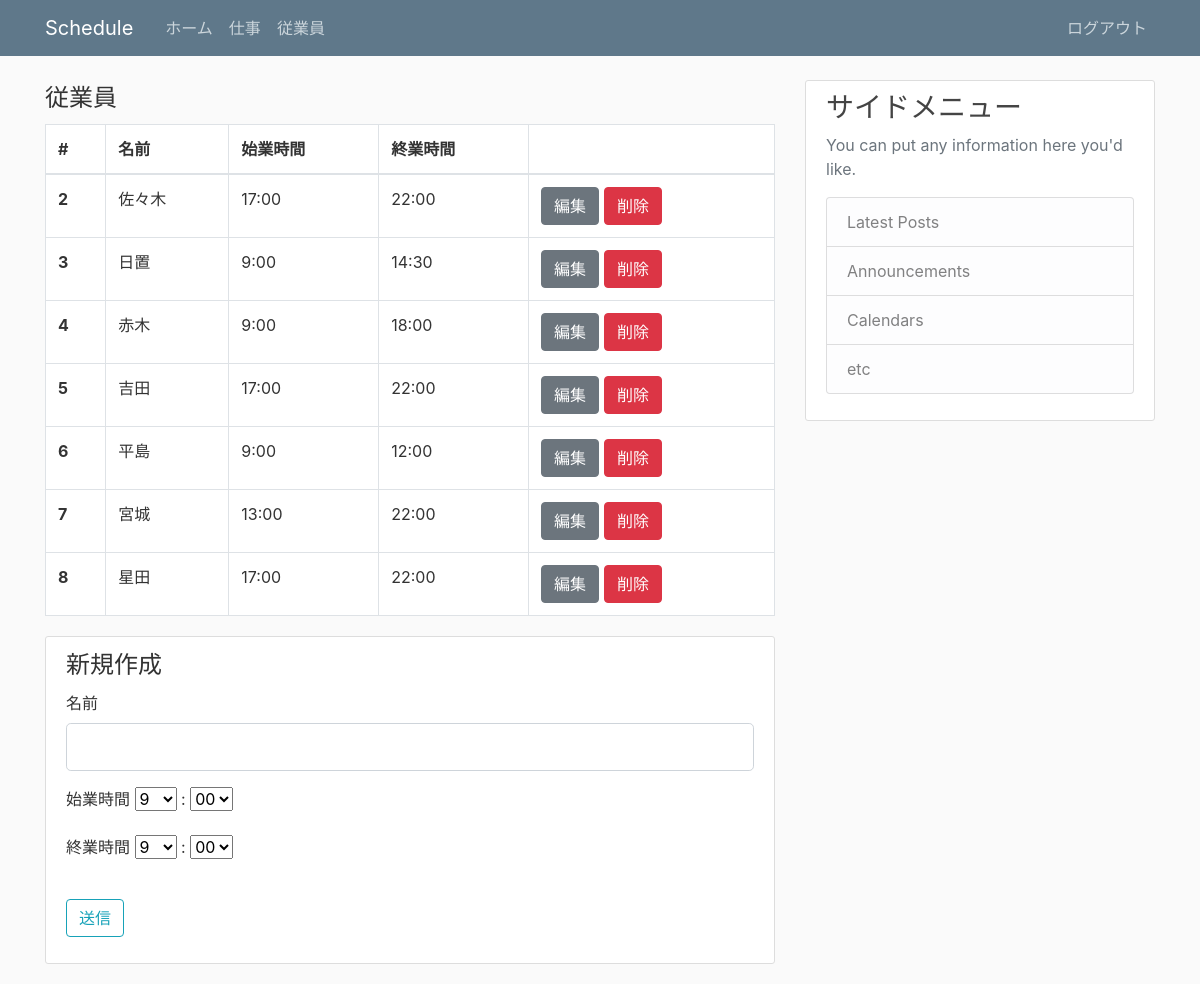
Before: /worker (signed in) with the older database file.
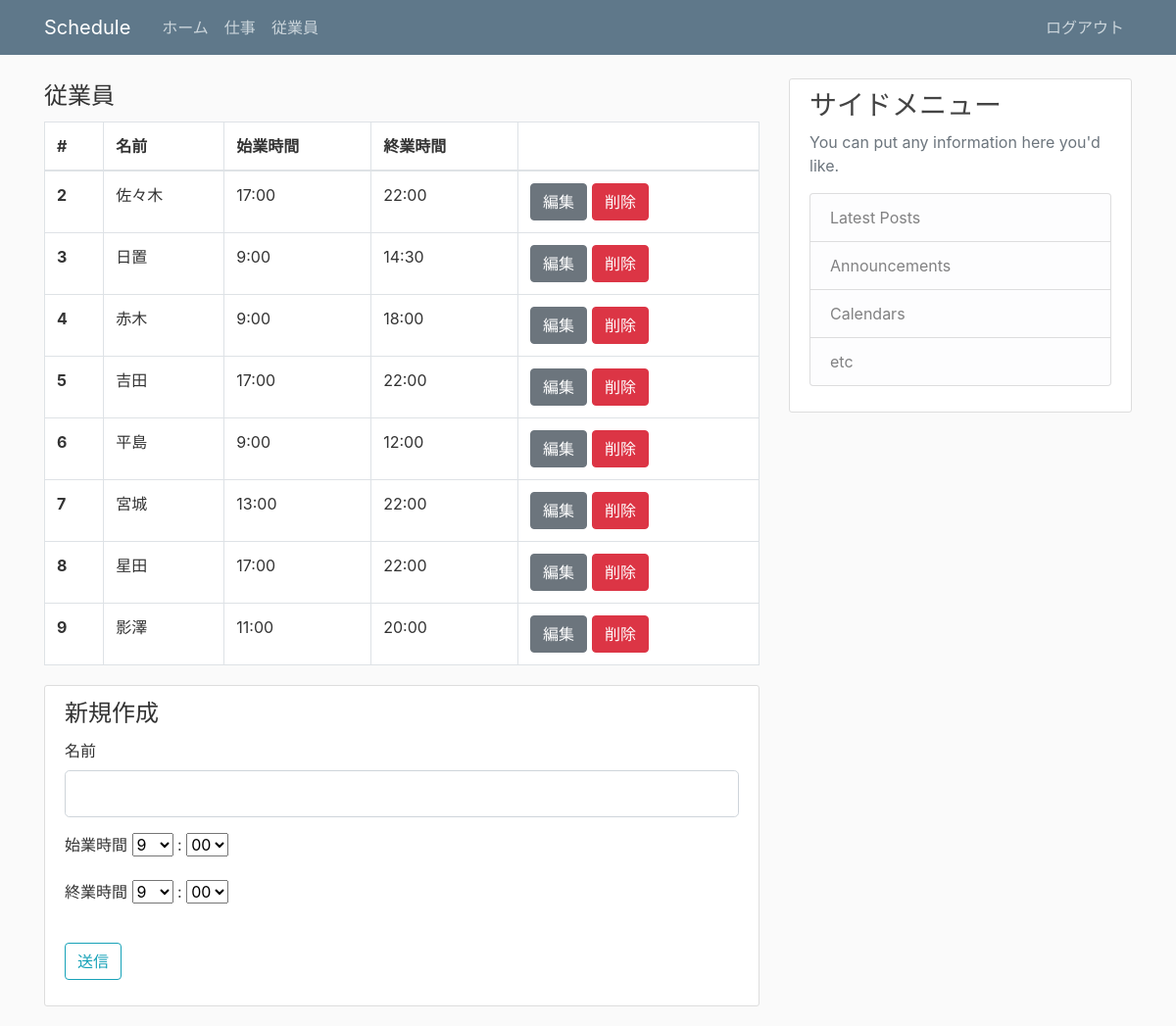
After: the same page with the newer database file.
### flask_schedule/models.py (models this page shows, shortened)
class Worker(db.Model):
  id = db.Column(db.Integer, primary_key=True)
  workername = db.Column(db.String(20), unique=True, nullable=False)
  starttime = db.Column(db.String(10))
  endtime = db.Column(db.String(10))
  workerweight = db.Column(db.String(3))
  freetimeops = []
  freetimeeds = []
  shifts = []
  need_rest = False
  time_median = 0
  differ_store_median = 0

### flask_schedule/views/worker.py (the view, shortened to what this page needs)
@app.route('/worker', methods=['GET', 'POST'])
def worker():
  if not session.get('logged_in'):
    return redirect(url_for('login'))
  workers = Worker.query.all()
  form = WorkerForm()
  hour = hourlist
  minutes = minuteslist
  form.starttime_hour.choices = hourlist
  form.starttime_minutes.choices = minuteslist
  form.endtime_hour.choices = hourlist
  form.endtime_minutes.choices = minuteslist
  if request.method == "GET":
    return render_template('worker/worker.html',form=form,workers=workers)

### flask_schedule/forms.py
class WorkerForm(FlaskForm):
  workername = StringField('名前',validators=[DataRequired(), Length(min=2, max=20)])
  starttime_hour = SelectField('始業時間',validators=[DataRequired()])
  starttime_minutes = SelectField(':',validators=[DataRequired()])
  endtime_hour = SelectField('終業時間',validators=[DataRequired()])
  endtime_minutes = SelectField(':',validators=[DataRequired()])
  submit = SubmitField('送信')

### flask_schedule/templates/worker/worker.html (shortened to what this page needs)
{% extends "layout.html" %}
{% block content %}
  <table class="table table-bordered content-section">
    <legend>従業員</legend>
    <thead>
      <tr>
        <th scope="col">#</th>
        <th scope="col">名前</th>
        <th scope="col">始業時間</th>
        <th scope="col">終業時間</th>
        <th></th>
      </tr>
    </thead>
    <tbody>
      {% for worker in workers %}
      <tr>
        <th scope="row">{{ worker.id }}</th>
        <td>{{ worker.workername }}</td>
        <td>{{ worker.starttime }}</td>
        <td>{{ worker.endtime }}</td>
        <td>
          <div class="btn-group">
            <form action="{{ url_for('edit_worker',id = worker.id)}}" method="GET">
              <button type="submit" class="btn btn-secondary">編集</button>
            </form>
            <form action="{{ url_for('delete_worker',id = worker.id)}}" method="GET">
              <button type="submit" class="btn btn-danger" style="margin-left: 5px;" style="margin-right: 5px;">削除</button>
            </form>
          </div>
        </td>
      </tr>
      {% endfor %}
    </tbody>
  </table>
  <div class="content-section">
    <form method="POST" action="">
      <legend>新規作成</legend>
      <div class="form-group">
        <fieldset class="form-group">
          <div class="form-group">
            {{ form.workername.label(class="form-control-label")}}
            {{ form.workername(class="form-control form-control-lg") }}
          </div>
          <div class="form-group">
            {{ form.starttime_hour.label()}}
            {{ form.starttime_hour() }}
            {{ form.starttime_minutes.label()}}
            {{ form.starttime_minutes() }}
          </div>
          <div class="form-group">
            {{ form.endtime_hour.label()}}
            {{ form.endtime_hour() }}
            {{ form.endtime_minutes.label()}}
            {{ form.endtime_minutes() }}
          </div>
        </fieldset>
      </div>
      <div class="form-group">
        {{ form.submit(class="btn btn-outline-info") }}
      </div>
    </form>
  </div>
{% endblock %}

### flask_schedule/templates/layout.html (shortened to what this page needs)
<!DOCTYPE html>
<html lang="en">
<head>
    <link rel="stylesheet" href="https://stackpath.bootstrapcdn.com/bootstrap/4.1.3/css/bootstrap.min.css">
    <link rel="stylesheet" type="text/css" href="{{ url_for('static', filename='main.css') }}">
</head>
<body>
  <header class="site-header">
    <nav class="navbar navbar-expand-md navbar-dark bg-steel fixed-top">
      <div class="container">
        <a class="navbar-brand mr-4" href="/">Schedule</a>
        <div class="collapse navbar-collapse" id="navbarToggle">
          {% if session.logged_in %}
          <div class="navbar-nav mr-auto">
            <a class="nav-item nav-link" href="{{ url_for('index') }}">ホーム</a>
            <a class="nav-item nav-link" href="{{ url_for('job') }}">仕事</a>
            <a class="nav-item nav-link" href="{{ url_for('worker') }}">従業員</a>
          </div>
          <div class="navbar-nav">
            <a class="nav-item nav-link" href="{{ url_for('logout') }}">ログアウト</a>
          </div>
          {% else %}
          <div class="navbar-nav mr-auto"></div>
          <div class="navbar-nav">
            <a class="nav-item nav-link" href="{{ url_for('login') }}">ログイン</a>
          {% endif %}
          </div>
        </div>
    </nav>
  </header>
  <main role="main" class="container">
    <div class="row">
      <div class="col-md-8">
        {% block content %}{% endblock %}
      </div>
      <div class="col-md-4">
        <div class="content-section">
          <h3>サイドメニュー</h3>
          <p class='text-muted'>You can put any information here you'd like.
            <ul class="list-group">
              <li class="list-group-item list-group-item-light">Latest Posts</li>
              <li class="list-group-item list-group-item-light">Announcements</li>
              <li class="list-group-item list-group-item-light">Calendars</li>
              <li class="list-group-item list-group-item-light">etc</li>
            </ul>
          </p>
        </div>
      </div>
    </div>
  </main>
</body>
</html>

### flask_schedule/static/main.css (style rules this page uses)
body { background: #fafafa; color: #333333; margin-top: 5rem; }
h1, h2, h3, h4, h5, h6 { color: #444444; }
.bg-steel { background-color: #5f788a; }
.site-header .navbar-nav .nav-link { color: #cbd5db; }
.content-section { background: #ffffff; padding: 10px 20px; border: 1px solid #dddddd; border-radius: 3px; margin-bottom: 20px; }

Changed rows visible on the page:
added Worker: id "9", workername "影澤", starttime "11:00", endtime "20:00"
